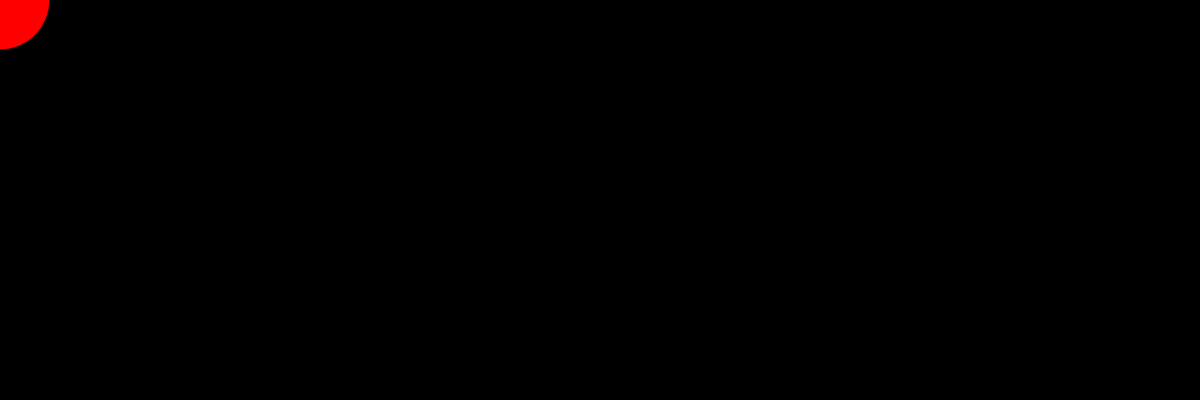
Frame 1 (no input)
Frame 60 (no input): identical to frame 1, image omitted
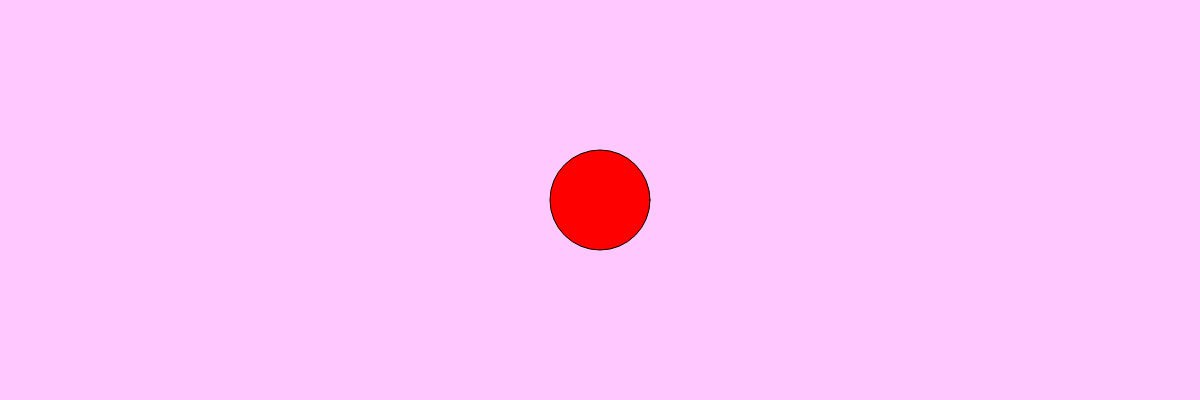
Frame 120 (the mouse pressed at the canvas centre since frame 60)

The p5.js sketch that drew these frames (run headless with seeded random() and noise() and a simulated clock; from frame 60 on, the mouse is pressed at the canvas centre):

// p5.js sketch
// ── sketch.js

var r;
var g;
var b;
// INITIALIZE ALL YOUR VARIABLES
// Ideally you would create 3 variables. red blue green or r, g, b


function setup(){
  createCanvas(1200,400);

}


function draw(){
  background(mouseX,mouseY,mouseX*mouseY);
  ellipseMode(RADIUS);
  fill("red");
  ellipse(mouseX,mouseY,50); 
  
  
  
  // change the value of Red based on the mouse movement about the X axis
  // change the value of Green based on the mouse movement about the X axis
  // change the value of Blue based on the mouse movement about the X axis

  // Use the map() function to do so. 

  // Pass the values to the background() function you have learnt previously.

  // Create an ellipse that will move around with you mouse about the X axis.
  // Remember to fill the canvas with white paint before creating the ellipse.
}
